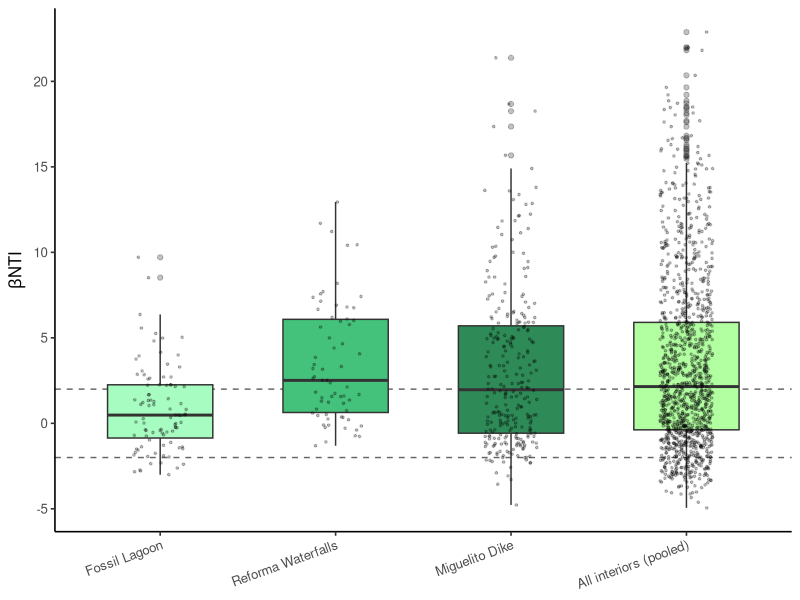

Generate this figure with R: (Note: this script raises an error after producing the figure.)
## ---- chunk 1
#| label: libs
#| message: false
#| warning: false
library(tidyverse)
## ---- chunk 2
#| label: palette
# Localities — consistent with the rest of the site (loc_colors)
loc_colors <- c("Fossil Lagoon"          = "#A7fcc1",
                "Reforma Waterfalls"     = "#44C17B",
                "Miguelito Dike"         = "#2E8B57",
                "All interiors (pooled)" = "#b2ffa1")

# Assembly processes — greens/teals coherent with the site
process_colors <- c("Heterogeneous.Selection" = "#EFC7E6FF",#ffeeff
                    "Homogeneous.Selection"   = "#A790DBFF",#dcd3ff
                    "Dispersal.Limitation"    = "#D8D643FF",#FFFFDD
                    "Homogenizing.Dispersal"  = "#1BB6AFFF",#c4faf8
                    "Undominated"             = "gray80") #gray70

process_order <- c("Heterogeneous.Selection","Homogeneous.Selection",
                   "Dispersal.Limitation","Homogenizing.Dispersal","Undominated")
group_order   <- c("Fossil Lagoon","Reforma Waterfalls",
                   "Miguelito Dike","All interiors (pooled)")
## ---- chunk 3
#| label: load-results
#| message: false
todos   <- read_csv("06.null-models-results/qpen_pairwise_all.csv",
                    show_col_types = FALSE)
resumen <- read_csv("06.null-models-results/qpen_process_summary.csv",
                    show_col_types = FALSE)

todos$grupo     <- factor(todos$grupo, levels = group_order)
resumen$grupo   <- factor(resumen$grupo, levels = group_order)
resumen$process <- factor(resumen$process, levels = process_order)
## ---- chunk 4
#| label: fig-bnti
#| fig-width: 7.5
#| fig-height: 5
#| warning: false
bnti_plot <- ggplot(todos, aes(grupo, bNTI, fill = grupo)) +
  geom_hline(yintercept = c(-2, 2), linetype = "dashed", colour = "grey40") +
  geom_boxplot(width = 0.6, outlier.alpha = 0.3) +
  geom_jitter(width = 0.15, alpha = 0.25, size = 0.6) +
  scale_fill_manual(values = loc_colors) +
  labs(x = NULL, y = expression(beta*"NTI")) +
  theme_classic(base_size = 12) +
  theme(legend.position = "none",
        axis.text.x = element_text(angle = 20, hjust = 1))

bnti_plot
## ---- chunk 5
saveRDS(bnti_plot, "rds/assembly_process/bntiplot.rds")
## ---- chunk 6
#| label: fig-stacked
#| fig-width: 8
#| fig-height: 5
raupplot <- ggplot(resumen, aes(grupo, porcentaje, fill = process)) +
  geom_col(width = 0.7) +
  scale_fill_manual(values = process_colors, name = "Assembly process") +
  labs(x = NULL, y = "% of pairwise comparisons") +
  theme_classic(base_size = 12) +
  theme(axis.text.x = element_text(angle = 20, hjust = 1))

raupplot
## ---- chunk 7
saveRDS(raupplot, "rds/assembly_process/rcplot.rds")
## ---- chunk 8
#| label: tables
#| message: false
posthoc <- read_csv("06.null-models-results/posthoc_process_differences.csv",
                    show_col_types = FALSE)
bnti_site <- read_csv("06.null-models-results/bNTI_summary_by_site.csv",
                      show_col_types = FALSE)

knitr::kable(bnti_site, caption = "Mean βNTI per inland site.")
knitr::kable(posthoc,  caption = "Fisher's exact test between sites (BH-adjusted).")
